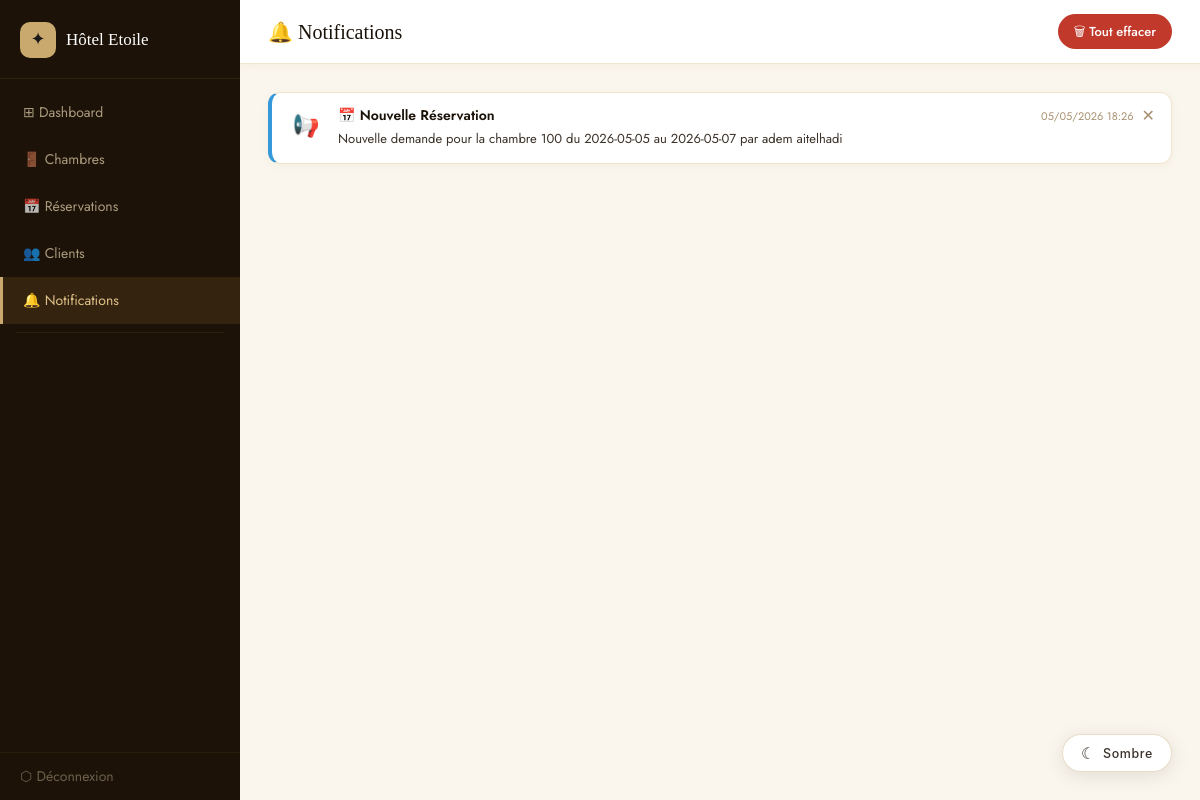
The page /notifications.php (signed in) on the database its author committed.
### tables this page shows
CREATE TABLE `notifications` (
  `id` int(11) NOT NULL,
  `user_id` int(11) NOT NULL,
  `titre` varchar(200) NOT NULL,
  `message` text NOT NULL,
  `type` enum('info','success','warning','danger') DEFAULT 'info',
  `lu` tinyint(1) DEFAULT 0,
  `created_at` timestamp NOT NULL DEFAULT current_timestamp()
);

### notifications.php (the view, shortened to what this page needs)
<?php
require_once 'database.php';
$user_id = $_SESSION['user_id'];
$role    = $_SESSION['role'];
$conn->query("UPDATE notifications SET lu=1 WHERE user_id=$user_id AND lu=0");
$notifs = $conn->query("SELECT * FROM notifications WHERE user_id=$user_id ORDER BY created_at DESC")->fetch_all(MYSQLI_ASSOC);
$back   = $role === 'admin' ? 'dashboard.php' : 'booking.php';
$notif_icons   = ['success'=>'✅','danger'=>'❌','info'=>'📢','warning'=>'⚠️'];
?>
<!DOCTYPE html>
<html lang="fr">
<head>
    <link rel="stylesheet" href="style.css">
            <link rel="stylesheet" href="theme.css">
</head>
<body>
<?php if ($role === 'admin'): ?>
<div class="sidebar">
    <div class="sidebar-brand">
        <div class="sidebar-brand-icon">✦</div>
        <span>Hôtel Etoile</span>
    </div>
    <nav class="sidebar-nav">
        <a href="dashboard.php"   class="sidebar-link">⊞ Dashboard</a>
        <a href="rooms.php"       class="sidebar-link">🚪 Chambres</a>
        <a href="reservation.php" class="sidebar-link">📅 Réservations</a>
        <a href="clients.php"     class="sidebar-link">👥 Clients</a>
        <a href="notifications.php" class="sidebar-link active">🔔 Notifications</a>
        <hr class="sidebar-sep">
    </nav>
    <a href="logout.php" class="sidebar-logout">⬡ Déconnexion</a>
</div>
<div class="admin-layout">
    <div class="topbar">
        <h5>🔔 Notifications</h5>
        <?php if (!empty($notifs)): ?>
        <a href="notifications.php?clear=1" class="btn btn-danger btn-sm" onclick="return confirm('Supprimer toutes les notifications ?')">🗑 Tout effacer</a>
        <?php endif; ?>
    </div>
    <div class="admin-main">
<?php endif; ?>
    <?php if (empty($notifs)): ?>
    <div class="empty-state" style="background:#fff;border:1px solid var(--gold-border);border-radius:var(--radius-lg);margin-top:8px">
        <div class="icon">🔕</div>
        <p style="font-size:16px;color:var(--text-mid)">Aucune notification</p>
        <p style="font-size:13px;color:var(--text-light)">Vous serez notifié ici de toute activité.</p>
        <a href="<?= $back ?>" class="btn btn-outline-gold btn-sm" style="margin-top:14px">← Retour</a>
    </div>
    <?php else: ?>
    <?php foreach ($notifs as $n): ?>
    <div class="notif-card <?= $n['type'] ?>">
        <div class="notif-icon"><?= $notif_icons[$n['type']] ?? 'ℹ️' ?></div>
        <div style="flex:1;min-width:0">
            <div style="display:flex;justify-content:space-between;align-items:flex-start;gap:8px">
                <h6 style="font-family:'Jost',sans-serif;font-weight:600;font-size:14px;margin-bottom:4px"><?= htmlspecialchars($n['titre']) ?></h6>
                <div style="display:flex;align-items:center;gap:8px;flex-shrink:0">
                    <span style="font-size:11px;color:var(--text-light);white-space:nowrap"><?= date('d/m/Y H:i', strtotime($n['created_at'])) ?></span>
                    <a href="notifications.php?delete=<?= $n['id'] ?>" style="color:var(--text-light);font-size:16px;line-height:1" title="Supprimer">✕</a>
                </div>
            </div>
            <p style="font-size:13px;color:var(--text-mid);margin:0"><?= $n['message'] ?></p>
        </div>
    </div>
    <?php endforeach; ?>
    <?php endif; ?>
<?php if ($role === 'admin'): ?>
    </div>
</div>
<?php else: ?>
</div>
<?php endif; ?>
</body>
</html>

### style.css (style rules this page uses)
:root { --gold: #C4973B; --gold-light: #D4AA5A; --gold-pale: #F5EDD8; --gold-dark: #9A7228; --gold-border: rgba(196, 151, 59, 0.25); --brown-dark: #1C1208; --brown-mid: #2C1810; --cream: #FAF6EE; --cream-2: #F2EBD9; --white: #FFFFFF; --text-dark: #1A1208; --text-mid: #6B5A3E; --text-light: #A89070; --green: #2D7D4F; --red: #C0392B; --sidebar-bg: #1C1208; --sidebar-text: rgba(232, 213, 176, 0.70); --sidebar-active: #C4973B; --radius-sm: 8px; --radius-md: 12px; --radius-lg: 16px; --radius-xl: 24px; --shadow-sm: 0 2px 8px rgba(196, 151, 59, 0.08); --shadow-md: 0 4px 16px rgba(196, 151, 59, 0.12); --shadow-lg: 0 8px 32px rgba(196, 151, 59, 0.16); }
*, *::before, *::after { box-sizing: border-box; margin: 0; padding: 0; }
body { font-family: 'Jost', sans-serif; background: var(--cream); color: var(--text-dark); line-height: 1.65; font-size: 15px; }
a { text-decoration: none; color: inherit; }
h1, h2, h3, h4, h5, h6 { font-family: 'Playfair Display', serif; font-weight: 400; color: var(--text-dark); line-height: 1.2; }
.btn { font-family: 'Jost', sans-serif; font-size: 14px; font-weight: 500; padding: 11px 24px; border-radius: var(--radius-xl); border: none; cursor: pointer; display: inline-flex; align-items: center; gap: 8px; transition: background 0.2s, border-color 0.2s, color 0.2s, transform 0.1s; white-space: nowrap; }
.btn-sm { padding: 7px 16px; font-size: 13px; }
.btn-danger { background: var(--red); color: #fff; }
.sidebar { width: 240px; min-height: 100vh; background: var(--sidebar-bg); position: fixed; top: 0; left: 0; z-index: 200; display: flex; flex-direction: column; padding: 0; }
.sidebar-brand { display: flex; align-items: center; gap: 10px; padding: 22px 20px 20px; border-bottom: 1px solid rgba(196, 151, 59, 0.12); }
.sidebar-brand span { font-family: 'Playfair Display', serif; font-size: 17px; color: #fff; }
.sidebar-brand-icon { width: 36px; height: 36px; background: var(--gold); border-radius: 10px; display: flex; align-items: center; justify-content: center; font-size: 18px; flex-shrink: 0; }
.sidebar-nav { flex: 1; padding: 10px 0; }
.sidebar-link { display: flex; align-items: center; gap: 12px; padding: 12px 20px; font-size: 14px; color: var(--sidebar-text); border-left: 3px solid transparent; transition: background 0.15s, color 0.15s, border-color 0.15s; cursor: pointer; }
.sidebar-link.active { background: rgba(196, 151, 59, 0.14); color: var(--gold-light); border-left-color: var(--gold); }
.sidebar-sep { border: none; border-top: 1px solid rgba(196, 151, 59, 0.1); margin: 8px 16px; }
.sidebar-logout { display: flex; align-items: center; gap: 12px; padding: 12px 20px; font-size: 14px; color: rgba(232, 213, 176, 0.4); cursor: pointer; border-top: 1px solid rgba(196, 151, 59, 0.08); transition: color 0.15s; }
.admin-layout { margin-left: 240px; min-height: 100vh; background: var(--cream); }
.topbar { background: #fff; border-bottom: 1px solid var(--gold-border); padding: 0 28px; height: 64px; display: flex; align-items: center; justify-content: space-between; box-shadow: var(--shadow-sm); position: sticky; top: 0; z-index: 100; }
.topbar h5 { font-family: 'Playfair Display', serif; font-size: 20px; font-weight: 400; }
.admin-main { padding: 28px; }
.notif-card { background: #fff; border: 1px solid var(--gold-border); border-left: 4px solid; border-radius: var(--radius-md); padding: 14px 16px; margin-bottom: 10px; display: flex; align-items: flex-start; gap: 14px; box-shadow: var(--shadow-sm); transition: transform 0.15s; }
.notif-card.info { border-left-color: #3498DB; }
.notif-icon { font-size: 22px; min-width: 36px; text-align: center; }

### theme.css (style rules this page uses)
:root { --gold: #C9A96E; --gold-light: #DFC08A; --gold-dark: #A8824A; }
[data-theme="light"], :root:not([data-theme="dark"]) { --bg: #faf9f7; --bg-alt: #F7F3EC; --bg-card: #ffffff; --bg-panel: #ffffff; --bg-input: #ffffff; --bg-nav: rgba(253, 250, 245, 0.97); --text-main: #1a1a1a; --text-mid: #3A3228; --text-muted: #8A7D6E; --border: #E8DDD0; --border-focus: #C9A96E; --shadow: rgba(0, 0, 0, 0.07); --shadow-lg: rgba(0, 0, 0, 0.12); --hero-overlay: rgba(14, 12, 10, 0.55); --nav-text: #4a4a4a; --nav-link: #4a4a4a; --success-bg: #d4edda; --success-text: #155724; --danger-bg: #f8d7da; --danger-text: #721c24; --panel-left-bg: linear-gradient(160deg, #1C1915 0%, #2E2318 50%, #3D2B1F 100%); }
body { background: var(--bg) !important; color: var(--text-main) !important; transition: background 0.35s ease, color 0.35s ease; }

### rows shown on the page
notifications: type "📢", titre "📅 Nouvelle Réservation", created_at "05/05/2026 18:26", $n['id'] 1 (drawn), message "Nouvelle demande pour la chambre 100 du 2026-05-05 au 2026-05-07 par adem aitelhadi"
